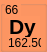
   <widget class="QGroupBox" name="groupBox_32">
    <property name="geometry">
     <rect>
      <x>562</x>
      <y>367</y>
      <width>47</width>
      <height>52</height>
     </rect>
    </property>
    <property name="autoFillBackground">
     <bool>false</bool>
    </property>
    <property name="styleSheet">
     <string notr="true">background-color: rgb(255, 151, 99);</string>
    </property>
    <property name="title">
     <string/>
    </property>
    <property name="flat">
     <bool>false</bool>
    </property>
    <widget class="QLabel" name="label_153">
     <property name="geometry">
      <rect>
       <x>5</x>
       <y>2</y>
       <width>16</width>
       <height>16</height>
      </rect>
     </property>
     <property name="text">
      <string>66</string>
     </property>
    </widget>
    <widget class="QLabel" name="label_154">
     <property name="geometry">
      <rect>
       <x>8</x>
       <y>36</y>
       <width>33</width>
       <height>13</height>
      </rect>
     </property>
     <property name="text">
      <string>162.50</string>
     </property>
    </widget>
    <widget class="QLabel" name="label_155">
     <property name="geometry">
      <rect>
       <x>9</x>
       <y>16</y>
       <width>31</width>
       <height>21</height>
      </rect>
     </property>
     <property name="font">
      <font>
       <pointsize>16</pointsize>
       <weight>75</weight>
       <bold>true</bold>
      </font>
     </property>
     <property name="text">
      <string>Dy</string>
     </property>
    </widget>
   </widget>
